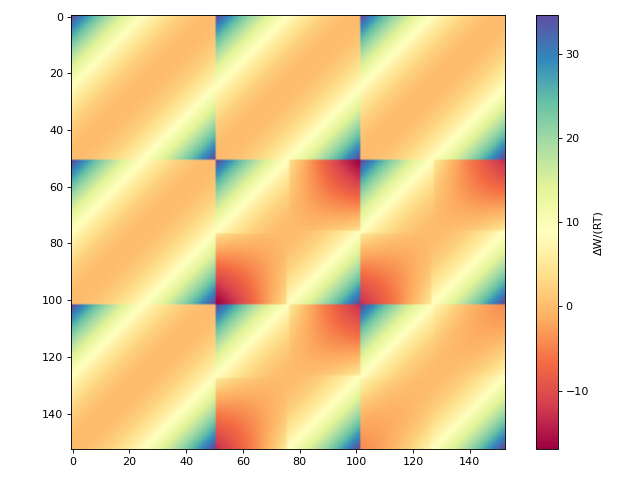

Source code (Python):
from cosmolayer.cosmosac import CosmoSac2010Model
from matplotlib import pyplot as plt
matrices = CosmoSac2010Model.create_interaction_matrices(298.15)
fig, ax = plt.subplots(figsize=(8, 6))
im = ax.imshow(sum(matrices), cmap="Spectral")
_ = fig.colorbar(im, ax=ax, label="ΔW/(RT)")
fig.tight_layout()
